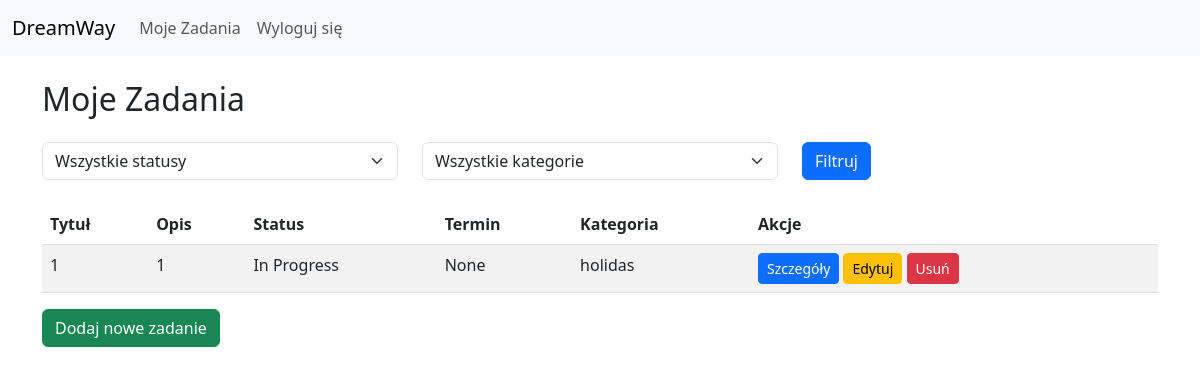
Before: / (signed in) with the older database file.
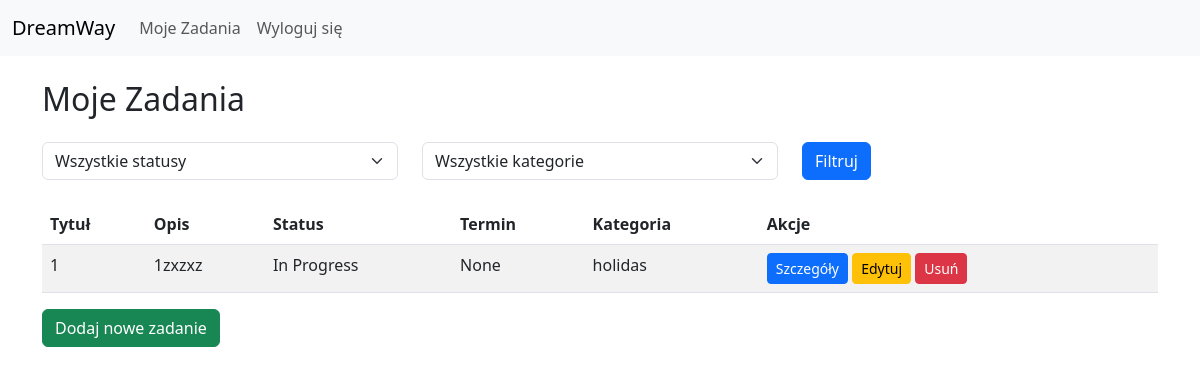
After: the same page with the newer database file.
### tasks/models.py (models this page shows, shortened)
class Task(models.Model):
    STATUS_CHOICES = [
        ('todo', 'To Do'),
        ('in_progress', 'In Progress'),
        ('done', 'Done'),
    ]
    title = models.CharField(max_length=100)
    description = models.TextField(blank=True,null=True)
    status = models.CharField(max_length=15, choices=STATUS_CHOICES, default='todo')
    due_date = models.DateField(blank=True, null=True)
    category = models.ForeignKey(Category, on_delete=models.CASCADE, related_name='tasks')
    user = models.ForeignKey(User, on_delete=models.CASCADE, related_name='tasks')

class Category(models.Model):
    name = models.CharField(max_length=50, unique=True)

### tasks/views.py (the view)
# urls.py: path('', TaskListView.as_view(), name='task_list'),
class TaskListView(LoginRequiredMixin, ListView):
    model = Task
    template_name = 'task_list.html'
    context_object_name = 'tasks'
    def get_queryset(self):
        queryset = Task.objects.filter(user=self.request.user)# filtruje zad tak aby wyswietlaćtylko te do zal. uzytkow.
        status = self.request.GET.get('status')#pobiera parametr status z zapytania get
        category = self.request.GET.get('category')#pobiera parametr category z zapytania GET
        if status:
            queryset = queryset.filter(status=status)
        if category:
            queryset = queryset.filter(category__name=category)
        return queryset
    def get_context_data(self, **kwargs):
        context = super().get_context_data(**kwargs)
        context['categories'] = Category.objects.all()
        return context

### tasks/templates/task_list.html (shortened to what this page needs)
{% extends 'base.html' %}
{% block content %}
<h2 class="mb-4">Moje Zadania</h2>
    <form method="get" class="mb-4">
    <div class="row">
        <div class="col-md-4">
            <select name="status" class="form-select">
                <option value="">Wszystkie statusy</option>
            </select>
        </div>
        <div class="col-md-4">
            <select name="category" class="form-select">
                <option value="">Wszystkie kategorie</option>
            </select>
        </div>
        <div class="col-md-4">
            <button type="submit" class="btn btn-primary">Filtruj</button>
        </div>
    </div>
</form>
<table class="table table-striped">
    <thead>
        <tr>
            <th>Tytuł</th>
            <th>Opis</th>
            <th>Status</th>
            <th>Termin</th>
            <th>Kategoria</th>
            <th>Akcje</th>
        </tr>
    </thead>
    <tbody>
        {% for task in tasks %}
        <tr>
            <td>{{ task.title }}</td>
            <td>{{ task.description }}</td>
            <td>{{ task.get_status_display }}</td>
            <td>{{ task.due_date }}</td>
            <td>{{ task.category.name }}</td>
            <td>
                <a href="{% url 'task_detail' task.pk %}" class="btn btn-sm btn-primary">Szczegóły</a>
                <a href="{% url 'task_edit' task.pk %}" class="btn btn-sm btn-warning">Edytuj</a>
                <a href="{% url 'task_delete' task.pk %}" class="btn btn-sm btn-danger">Usuń</a>
            </td>
        </tr>
        {% empty %}
        <tr>
            <td colspan="6">Brak zadań do wyświetlenia.</td>
        </tr>
        {% endfor %}
    </tbody>
</table>
<a href="{% url 'task_add' %}" class="btn btn-success">Dodaj nowe zadanie</a>
{% endblock %}

Changed rows visible on the page:
changed Task "In Progress": description "1" → "1zxzxz"
